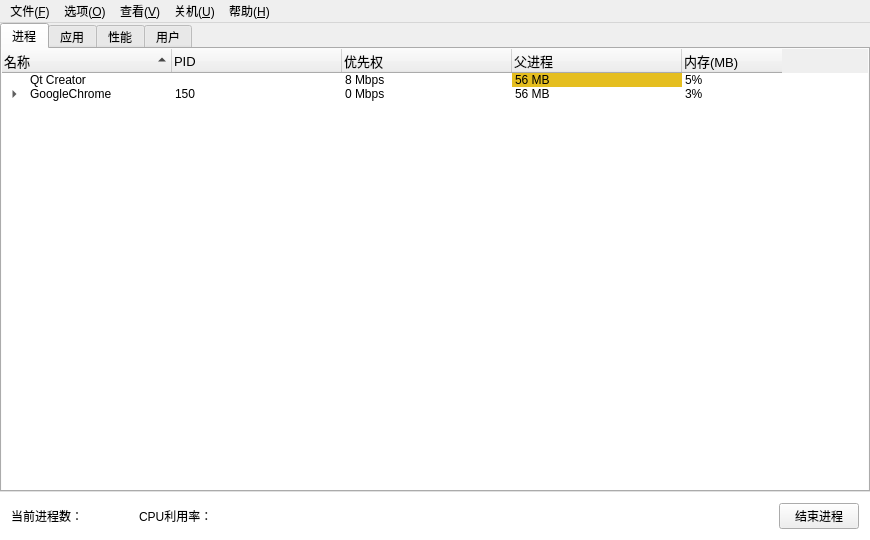
<?xml version="1.0" encoding="UTF-8"?>
<ui version="4.0">
 <class>MainWindow</class>
 <widget class="QMainWindow" name="MainWindow">
  <property name="geometry">
   <rect>
    <x>0</x>
    <y>0</y>
    <width>870</width>
    <height>540</height>
   </rect>
  </property>
  <property name="windowTitle">
   <string>任务管理器---高扬</string>
  </property>
  <widget class="QWidget" name="centralWidget">
   <layout class="QVBoxLayout" name="verticalLayout">
    <property name="spacing">
     <number>0</number>
    </property>
    <property name="leftMargin">
     <number>0</number>
    </property>
    <property name="topMargin">
     <number>0</number>
    </property>
    <property name="rightMargin">
     <number>0</number>
    </property>
    <property name="bottomMargin">
     <number>0</number>
    </property>
    <item>
     <widget class="QTabWidget" name="tabWidget">
      <property name="currentIndex">
       <number>0</number>
      </property>
      <widget class="QWidget" name="proTab">
       <attribute name="title">
        <string>进程</string>
       </attribute>
       <layout class="QGridLayout" name="gridLayout">
        <property name="leftMargin">
         <number>0</number>
        </property>
        <property name="topMargin">
         <number>0</number>
        </property>
        <property name="rightMargin">
         <number>0</number>
        </property>
        <property name="bottomMargin">
         <number>0</number>
        </property>
        <property name="spacing">
         <number>0</number>
        </property>
        <item row="0" column="0">
         <widget class="QTreeWidget" name="proTable">
          <property name="frameShape">
           <enum>QFrame::NoFrame</enum>
          </property>
          <property name="indentation">
           <number>25</number>
          </property>
          <property name="uniformRowHeights">
           <bool>false</bool>
          </property>
          <property name="sortingEnabled">
           <bool>true</bool>
          </property>
          <property name="animated">
           <bool>false</bool>
          </property>
          <property name="allColumnsShowFocus">
           <bool>true</bool>
          </property>
          <property name="wordWrap">
           <bool>false</bool>
          </property>
          <property name="headerHidden">
           <bool>false</bool>
          </property>
          <attribute name="headerVisible">
           <bool>true</bool>
          </attribute>
          <attribute name="headerCascadingSectionResizes">
           <bool>false</bool>
          </attribute>
          <attribute name="headerDefaultSectionSize">
           <number>170</number>
          </attribute>
          <attribute name="headerHighlightSections">
           <bool>false</bool>
          </attribute>
          <attribute name="headerMinimumSectionSize">
           <number>70</number>
          </attribute>
          <attribute name="headerShowSortIndicator" stdset="0">
           <bool>true</bool>
          </attribute>
          <attribute name="headerStretchLastSection">
           <bool>false</bool>
          </attribute>
          <column>
           <property name="text">
            <string>名称</string>
           </property>
           <property name="font">
            <font>
             <pointsize>10</pointsize>
            </font>
           </property>
          </column>
          <column>
           <property name="text">
            <string>PID</string>
           </property>
           <property name="font">
            <font>
             <pointsize>10</pointsize>
            </font>
           </property>
          </column>
          <column>
           <property name="text">
            <string>优先权</string>
           </property>
           <property name="font">
            <font>
             <pointsize>10</pointsize>
            </font>
           </property>
          </column>
          <column>
           <property name="text">
            <string>父进程</string>
           </property>
           <property name="font">
            <font>
             <pointsize>10</pointsize>
            </font>
           </property>
          </column>
          <column>
           <property name="text">
            <string>内存(MB)</string>
           </property>
           <property name="font">
            <font>
             <pointsize>10</pointsize>
            </font>
           </property>
          </column>
          <item>
           <property name="text">
            <string>Qt Creator</string>
           </property>
           <property name="icon">
            <iconset>
             <normaloff>C:/Users/Rancho Turing/Desktop/Small Goal/TIM图片20190308214547.jpg</normaloff>C:/Users/Rancho Turing/Desktop/Small Goal/TIM图片20190308214547.jpg</iconset>
           </property>
           <property name="text">
            <string/>
           </property>
           <property name="text">
            <string>8 Mbps</string>
           </property>
           <property name="background">
            <brush brushstyle="NoBrush">
             <color alpha="255">
              <red>255</red>
              <green>170</green>
              <blue>0</blue>
             </color>
            </brush>
           </property>
           <property name="text">
            <string>56 MB</string>
           </property>
           <property name="background">
            <brush brushstyle="SolidPattern">
             <color alpha="255">
              <red>229</red>
              <green>190</green>
              <blue>31</blue>
             </color>
            </brush>
           </property>
           <property name="text">
            <string>5%</string>
           </property>
          </item>
          <item>
           <property name="text">
            <string>GoogleChrome</string>
           </property>
           <property name="icon">
            <iconset>
             <normaloff>C:/Users/Rancho Turing/Desktop/Small Goal/logo-white.png</normaloff>C:/Users/Rancho Turing/Desktop/Small Goal/logo-white.png</iconset>
           </property>
           <property name="text">
            <string>150</string>
           </property>
           <property name="text">
            <string>0 Mbps</string>
           </property>
           <property name="text">
            <string>56 MB</string>
           </property>
           <property name="text">
            <string>3%</string>
           </property>
           <item>
            <property name="text">
             <string>Google Chrome</string>
            </property>
            <property name="icon">
             <iconset>
              <normaloff>C:/Users/Rancho Turing/Desktop/Small Goal/logo-white.png</normaloff>C:/Users/Rancho Turing/Desktop/Small Goal/logo-white.png</iconset>
            </property>
            <property name="text">
             <string/>
            </property>
            <property name="text">
             <string/>
            </property>
            <property name="text">
             <string/>
            </property>
            <property name="text">
             <string/>
            </property>
           </item>
           <item>
            <property name="text">
             <string>Google Chrome</string>
            </property>
            <property name="icon">
             <iconset>
              <normaloff>C:/Users/Rancho Turing/Desktop/Small Goal/logo-white.png</normaloff>C:/Users/Rancho Turing/Desktop/Small Goal/logo-white.png</iconset>
            </property>
            <property name="text">
             <string/>
            </property>
            <property name="text">
             <string/>
            </property>
            <property name="icon">
             <iconset>
              <normaloff>C:/Users/Rancho Turing/Desktop/Small Goal/logo-white.png</normaloff>C:/Users/Rancho Turing/Desktop/Small Goal/logo-white.png</iconset>
            </property>
            <property name="text">
             <string/>
            </property>
            <property name="text">
             <string/>
            </property>
           </item>
          </item>
         </widget>
        </item>
       </layout>
      </widget>
      <widget class="QWidget" name="appTab">
       <attribute name="title">
        <string>应用</string>
       </attribute>
       <layout class="QGridLayout" name="gridLayout_2">
        <property name="leftMargin">
         <number>0</number>
        </property>
        <property name="topMargin">
         <number>0</number>
        </property>
        <property name="rightMargin">
         <number>0</number>
        </property>
        <property name="bottomMargin">
         <number>0</number>
        </property>
        <item row="0" column="0">
         <widget class="QTreeWidget" name="appTable">
          <property name="frameShape">
           <enum>QFrame::NoFrame</enum>
          </property>
          <property name="sortingEnabled">
           <bool>true</bool>
          </property>
          <column>
           <property name="text">
            <string notr="true">应用名称</string>
           </property>
           <property name="font">
            <font>
             <pointsize>10</pointsize>
            </font>
           </property>
          </column>
         </widget>
        </item>
       </layout>
      </widget>
      <widget class="QWidget" name="perfmTab">
       <attribute name="title">
        <string>性能</string>
       </attribute>
       <layout class="QGridLayout" name="gridLayout_4">
        <item row="0" column="0">
         <widget class="QFrame" name="frame_2">
          <property name="frameShape">
           <enum>QFrame::StyledPanel</enum>
          </property>
          <property name="frameShadow">
           <enum>QFrame::Raised</enum>
          </property>
          <layout class="QGridLayout" name="gridLayout_6">
           <item row="2" column="0">
            <widget class="QGroupBox" name="groupCPU">
             <property name="title">
              <string>CPU   使用</string>
             </property>
             <widget class="QLabel" name="label_13">
              <property name="geometry">
               <rect>
                <x>10</x>
                <y>20</y>
                <width>381</width>
                <height>161</height>
               </rect>
              </property>
              <property name="styleSheet">
               <string notr="true">background-color: rgb(0, 0, 0);</string>
              </property>
              <property name="text">
               <string/>
              </property>
             </widget>
             <widget class="QLabel" name="label_14">
              <property name="geometry">
               <rect>
                <x>220</x>
                <y>90</y>
                <width>61</width>
                <height>41</height>
               </rect>
              </property>
              <property name="palette">
               <palette>
                <active>
                 <colorrole role="WindowText">
                  <brush brushstyle="SolidPattern">
                   <color alpha="255">
                    <red>255</red>
                    <green>255</green>
                    <blue>255</blue>
                   </color>
                  </brush>
                 </colorrole>
                 <colorrole role="Button">
                  <brush brushstyle="SolidPattern">
                   <color alpha="255">
                    <red>0</red>
                    <green>0</green>
                    <blue>0</blue>
                   </color>
                  </brush>
                 </colorrole>
                 <colorrole role="Text">
                  <brush brushstyle="SolidPattern">
                   <color alpha="255">
                    <red>255</red>
                    <green>255</green>
                    <blue>255</blue>
                   </color>
                  </brush>
                 </colorrole>
                 <colorrole role="ButtonText">
                  <brush brushstyle="SolidPattern">
                   <color alpha="255">
                    <red>255</red>
                    <green>255</green>
                    <blue>255</blue>
                   </color>
                  </brush>
                 </colorrole>
                 <colorrole role="Base">
                  <brush brushstyle="SolidPattern">
                   <color alpha="255">
                    <red>0</red>
                    <green>0</green>
                    <blue>0</blue>
                   </color>
                  </brush>
                 </colorrole>
                 <colorrole role="Window">
                  <brush brushstyle="SolidPattern">
                   <color alpha="255">
                    <red>0</red>
                    <green>0</green>
                    <blue>0</blue>
                   </color>
                  </brush>
                 </colorrole>
                 <colorrole role="PlaceholderText">
                  <brush brushstyle="NoBrush">
                   <color alpha="128">
                    <red>255</red>
                    <green>255</green>
                    <blue>255</blue>
                   </color>
                  </brush>
                 </colorrole>
                </active>
                <inactive>
                 <colorrole role="WindowText">
                  <brush brushstyle="SolidPattern">
                   <color alpha="255">
                    <red>255</red>
                    <green>255</green>
                    <blue>255</blue>
                   </color>
                  </brush>
                 </colorrole>
                 <colorrole role="Button">
                  <brush brushstyle="SolidPattern">
                   <color alpha="255">
                    <red>0</red>
                    <green>0</green>
                    <blue>0</blue>
                   </color>
                  </brush>
                 </colorrole>
                 <colorrole role="Text">
                  <brush brushstyle="SolidPattern">
                   <color alpha="255">
                    <red>255</red>
                    <green>255</green>
                    <blue>255</blue>
                   </color>
                  </brush>
                 </colorrole>
                 <colorrole role="ButtonText">
                  <brush brushstyle="SolidPattern">
                   <color alpha="255">
                    <red>255</red>
                    <green>255</green>
                    <blue>255</blue>
                   </color>
                  </brush>
                 </colorrole>
                 <colorrole role="Base">
                  <brush brushstyle="SolidPattern">
                   <color alpha="255">
                    <red>0</red>
                    <green>0</green>
                    <blue>0</blue>
                   </color>
                  </brush>
                 </colorrole>
                 <colorrole role="Window">
                  <brush brushstyle="SolidPattern">
                   <color alpha="255">
                    <red>0</red>
                    <green>0</green>
                    <blue>0</blue>
                   </color>
                  </brush>
                 </colorrole>
                 <colorrole role="PlaceholderText">
                  <brush brushstyle="NoBrush">
                   <color alpha="128">
                    <red>255</red>
                    <green>255</green>
                    <blue>255</blue>
                   </color>
                  </brush>
                 </colorrole>
                </inactive>
                <disabled>
                 <colorrole role="WindowText">
                  <brush brushstyle="SolidPattern">
                   <color alpha="255">
                    <red>255</red>
                    <green>255</green>
                    <blue>255</blue>
                   </color>
                  </brush>
                 </colorrole>
                 <colorrole role="Button">
                  <brush brushstyle="SolidPattern">
                   <color alpha="255">
                    <red>0</red>
                    <green>0</green>
                    <blue>0</blue>
                   </color>
                  </brush>
                 </colorrole>
                 <colorrole role="Text">
                  <brush brushstyle="SolidPattern">
                   <color alpha="255">
                    <red>255</red>
                    <green>255</green>
                    <blue>255</blue>
                   </color>
                  </brush>
                 </colorrole>
                 <colorrole role="ButtonText">
                  <brush brushstyle="SolidPattern">
                   <color alpha="255">
                    <red>255</red>
                    <green>255</green>
                    <blue>255</blue>
                   </color>
                  </brush>
                 </colorrole>
                 <colorrole role="Base">
                  <brush brushstyle="SolidPattern">
                   <color alpha="255">
                    <red>0</red>
                    <green>0</green>
                    <blue>0</blue>
                   </color>
                  </brush>
                 </colorrole>
                 <colorrole role="Window">
                  <brush brushstyle="SolidPattern">
                   <color alpha="255">
                    <red>0</red>
                    <green>0</green>
                    <blue>0</blue>
                   </color>
                  </brush>
                 </colorrole>
                 <colorrole role="PlaceholderText">
                  <brush brushstyle="NoBrush">
                   <color alpha="128">
                    <red>255</red>
                    <green>255</green>
                    <blue>255</blue>
                   </color>
                  </brush>
                 </colorrole>
                </disabled>
               </palette>
              </property>
              <property name="font">
               <font>
                <family>黑体</family>
                <pointsize>14</pointsize>
               </font>
              </property>
              <property name="styleSheet">
               <string notr="true">color: rgb(255, 255, 255);
background-color: rgb(0,0,0);</string>
              </property>
              <property name="text">
               <string/>
              </property>
             </widget>
             <widget class="QLabel" name="label_2">
              <property name="geometry">
               <rect>
                <x>10</x>
                <y>40</y>
                <width>381</width>
                <height>1</height>
               </rect>
              </property>
              <property name="maximumSize">
               <size>
                <width>16777215</width>
                <height>1</height>
               </size>
              </property>
              <property name="styleSheet">
               <string notr="true">
background-color: rgb(0, 255, 0);</string>
              </property>
              <property name="text">
               <string/>
              </property>
             </widget>
             <widget class="QLabel" name="label_15">
              <property name="geometry">
               <rect>
                <x>10</x>
                <y>70</y>
                <width>371</width>
                <height>1</height>
               </rect>
              </property>
              <property name="maximumSize">
               <size>
                <width>16777215</width>
                <height>1</height>
               </size>
              </property>
              <property name="styleSheet">
               <string notr="true">
background-color: rgb(0, 255, 0);</string>
              </property>
              <property name="text">
               <string/>
              </property>
             </widget>
             <widget class="QLabel" name="label_16">
              <property name="geometry">
               <rect>
                <x>40</x>
                <y>20</y>
                <width>1</width>
                <height>101</height>
               </rect>
              </property>
              <property name="maximumSize">
               <size>
                <width>1</width>
                <height>16777215</height>
               </size>
              </property>
              <property name="styleSheet">
               <string notr="true">
background-color: rgb(0, 255, 0);</string>
              </property>
              <property name="text">
               <string/>
              </property>
             </widget>
             <widget class="QLabel" name="label_17">
              <property name="geometry">
               <rect>
                <x>10</x>
                <y>100</y>
                <width>371</width>
                <height>1</height>
               </rect>
              </property>
              <property name="maximumSize">
               <size>
                <width>16777215</width>
                <height>1</height>
               </size>
              </property>
              <property name="styleSheet">
               <string notr="true">color: rgb(255, 255, 255);
background-color: rgb(0, 255, 0);</string>
              </property>
              <property name="text">
               <string/>
              </property>
             </widget>
             <widget class="QLabel" name="label_18">
              <property name="geometry">
               <rect>
                <x>70</x>
                <y>20</y>
                <width>1</width>
                <height>101</height>
               </rect>
              </property>
              <property name="maximumSize">
               <size>
                <width>1</width>
                <height>16777215</height>
               </size>
              </property>
              <property name="styleSheet">
               <string notr="true">
background-color: rgb(0, 255, 0);</string>
              </property>
              <property name="text">
               <string/>
              </property>
             </widget>
             <widget class="QLabel" name="label_19">
              <property name="geometry">
               <rect>
                <x>100</x>
                <y>20</y>
                <width>1</width>
                <height>101</height>
               </rect>
              </property>
              <property name="maximumSize">
               <size>
                <width>1</width>
                <height>16777215</height>
               </size>
              </property>
              <property name="styleSheet">
               <string notr="true">
background-color: rgb(0, 255, 0);</string>
              </property>
              <property name="text">
               <string/>
              </property>
             </widget>
             <widget class="QLabel" name="label_20">
              <property name="geometry">
               <rect>
                <x>130</x>
                <y>20</y>
                <width>1</width>
                <height>101</height>
               </rect>
              </property>
              <property name="maximumSize">
               <size>
                <width>1</width>
                <height>16777215</height>
               </size>
              </property>
              <property name="styleSheet">
               <string notr="true">
background-color: rgb(0, 255, 0);</string>
              </property>
              <property name="text">
               <string/>
              </property>
             </widget>
             <widget class="QLabel" name="label_21">
              <property name="geometry">
               <rect>
                <x>160</x>
                <y>20</y>
                <width>1</width>
                <height>101</height>
               </rect>
              </property>
              <property name="maximumSize">
               <size>
                <width>1</width>
                <height>16777215</height>
               </size>
              </property>
              <property name="styleSheet">
               <string notr="true">
background-color: rgb(0, 255, 0);</string>
              </property>
              <property name="text">
               <string/>
              </property>
             </widget>
             <widget class="QLabel" name="label_23">
              <property name="geometry">
               <rect>
                <x>190</x>
                <y>20</y>
                <width>1</width>
                <height>101</height>
               </rect>
              </property>
              <property name="maximumSize">
               <size>
                <width>1</width>
                <height>16777215</height>
               </size>
              </property>
              <property name="styleSheet">
               <string notr="true">
background-color: rgb(0, 255, 0);</string>
              </property>
              <property name="text">
               <string/>
              </property>
             </widget>
            </widget>
           </item>
           <item row="1" column="0">
            <widget class="QGroupBox" name="groupMem">
             <property name="title">
              <string> 物理内存（MB）</string>
             </property>
             <widget class="QLabel" name="label_51">
              <property name="geometry">
               <rect>
                <x>10</x>
                <y>25</y>
                <width>311</width>
                <height>31</height>
               </rect>
              </property>
              <property name="text">
               <string>TextLabel</string>
              </property>
             </widget>
             <widget class="QLabel" name="label_52">
              <property name="geometry">
               <rect>
                <x>10</x>
                <y>60</y>
                <width>270</width>
                <height>30</height>
               </rect>
              </property>
              <property name="text">
               <string>TextLabel</string>
              </property>
             </widget>
             <widget class="QLabel" name="label_53">
              <property name="geometry">
               <rect>
                <x>10</x>
                <y>95</y>
                <width>270</width>
                <height>30</height>
               </rect>
              </property>
              <property name="text">
               <string>TextLabel</string>
              </property>
             </widget>
            </widget>
           </item>
           <item row="1" column="2">
            <widget class="QGroupBox" name="groupVM">
             <property name="title">
              <string> 虚拟内存（MB）</string>
             </property>
             <widget class="QLabel" name="label_61">
              <property name="geometry">
               <rect>
                <x>20</x>
                <y>40</y>
                <width>370</width>
                <height>30</height>
               </rect>
              </property>
              <property name="text">
               <string>TextLabel</string>
              </property>
             </widget>
             <widget class="QLabel" name="label_62">
              <property name="geometry">
               <rect>
                <x>20</x>
                <y>90</y>
                <width>370</width>
                <height>30</height>
               </rect>
              </property>
              <property name="text">
               <string>TextLabel</string>
              </property>
             </widget>
            </widget>
           </item>
           <item row="2" column="2">
            <widget class="QGroupBox" name="groupNum">
             <property name="title">
              <string> 总数</string>
             </property>
             <widget class="QLabel" name="label_72">
              <property name="geometry">
               <rect>
                <x>20</x>
                <y>90</y>
                <width>370</width>
                <height>30</height>
               </rect>
              </property>
              <property name="text">
               <string>TextLabel</string>
              </property>
             </widget>
             <widget class="QLabel" name="label_71">
              <property name="geometry">
               <rect>
                <x>20</x>
                <y>40</y>
                <width>370</width>
                <height>30</height>
               </rect>
              </property>
              <property name="text">
               <string>TextLabel</string>
              </property>
             </widget>
            </widget>
           </item>
          </layout>
         </widget>
        </item>
       </layout>
      </widget>
      <widget class="QWidget" name="userTab">
       <attribute name="title">
        <string>用户</string>
       </attribute>
       <layout class="QGridLayout" name="gridLayout_3">
        <property name="leftMargin">
         <number>0</number>
        </property>
        <property name="topMargin">
         <number>0</number>
        </property>
        <property name="rightMargin">
         <number>0</number>
        </property>
        <property name="bottomMargin">
         <number>0</number>
        </property>
        <item row="0" column="0">
         <widget class="QTreeWidget" name="userTable">
          <property name="frameShape">
           <enum>QFrame::NoFrame</enum>
          </property>
          <property name="sortingEnabled">
           <bool>true</bool>
          </property>
          <attribute name="headerShowSortIndicator" stdset="0">
           <bool>true</bool>
          </attribute>
          <column>
           <property name="text">
            <string>用户</string>
           </property>
           <property name="font">
            <font>
             <pointsize>10</pointsize>
            </font>
           </property>
          </column>
          <column>
           <property name="text">
            <string>状态/PID</string>
           </property>
           <property name="font">
            <font>
             <pointsize>10</pointsize>
            </font>
           </property>
          </column>
          <column>
           <property name="text">
            <string>优先权</string>
           </property>
           <property name="font">
            <font>
             <pointsize>10</pointsize>
            </font>
           </property>
          </column>
          <column>
           <property name="text">
            <string>父进程</string>
           </property>
           <property name="font">
            <font>
             <pointsize>10</pointsize>
            </font>
           </property>
          </column>
          <column>
           <property name="text">
            <string>内存</string>
           </property>
           <property name="font">
            <font>
             <pointsize>10</pointsize>
            </font>
           </property>
          </column>
          <column>
           <property name="text">
            <string>CPU</string>
           </property>
          </column>
         </widget>
        </item>
       </layout>
      </widget>
     </widget>
    </item>
    <item>
     <widget class="QFrame" name="frame">
      <property name="styleSheet">
       <string notr="true">.QFrame{background-color: rgb(255, 255, 255);}</string>
      </property>
      <property name="frameShape">
       <enum>QFrame::NoFrame</enum>
      </property>
      <property name="frameShadow">
       <enum>QFrame::Raised</enum>
      </property>
      <layout class="QGridLayout" name="gridLayout_5">
       <property name="rightMargin">
        <number>11</number>
       </property>
       <item row="0" column="2">
        <widget class="QLabel" name="CPUCounter">
         <property name="text">
          <string>CPU利用率：</string>
         </property>
        </widget>
       </item>
       <item row="0" column="1">
        <spacer name="horizontalSpacer_2">
         <property name="orientation">
          <enum>Qt::Horizontal</enum>
         </property>
         <property name="sizeType">
          <enum>QSizePolicy::Fixed</enum>
         </property>
         <property name="sizeHint" stdset="0">
          <size>
           <width>50</width>
           <height>20</height>
          </size>
         </property>
        </spacer>
       </item>
       <item row="0" column="0">
        <widget class="QLabel" name="proCounter">
         <property name="text">
          <string>当前进程数：</string>
         </property>
        </widget>
       </item>
       <item row="0" column="4">
        <widget class="QPushButton" name="killPro">
         <property name="text">
          <string>结束进程</string>
         </property>
        </widget>
       </item>
       <item row="0" column="3">
        <spacer name="horizontalSpacer">
         <property name="orientation">
          <enum>Qt::Horizontal</enum>
         </property>
         <property name="sizeHint" stdset="0">
          <size>
           <width>40</width>
           <height>20</height>
          </size>
         </property>
        </spacer>
       </item>
      </layout>
     </widget>
    </item>
   </layout>
  </widget>
  <widget class="QMenuBar" name="menuBar">
   <property name="geometry">
    <rect>
     <x>0</x>
     <y>0</y>
     <width>870</width>
     <height>26</height>
    </rect>
   </property>
   <widget class="QMenu" name="fileMenu">
    <property name="title">
     <string>文件(&amp;F)</string>
    </property>
    <property name="separatorsCollapsible">
     <bool>false</bool>
    </property>
    <addaction name="action_3"/>
    <addaction name="action"/>
   </widget>
   <widget class="QMenu" name="optMenu">
    <property name="title">
     <string>选项(&amp;O)</string>
    </property>
    <addaction name="action_2"/>
   </widget>
   <widget class="QMenu" name="viewMenu">
    <property name="title">
     <string>查看(&amp;V)</string>
    </property>
    <addaction name="action_4"/>
   </widget>
   <widget class="QMenu" name="offMenu">
    <property name="title">
     <string>关机(&amp;U)</string>
    </property>
    <addaction name="action_5"/>
    <addaction name="action_6"/>
    <addaction name="action_8"/>
   </widget>
   <widget class="QMenu" name="menu_5">
    <property name="title">
     <string>帮助(&amp;H)</string>
    </property>
    <addaction name="action_7"/>
   </widget>
   <addaction name="fileMenu"/>
   <addaction name="optMenu"/>
   <addaction name="viewMenu"/>
   <addaction name="offMenu"/>
   <addaction name="menu_5"/>
  </widget>
  <action name="action_3">
   <property name="text">
    <string>运行新任务</string>
   </property>
  </action>
  <action name="action">
   <property name="text">
    <string>退出</string>
   </property>
  </action>
  <action name="action_4">
   <property name="text">
    <string>立即刷新</string>
   </property>
  </action>
  <action name="action_5">
   <property name="text">
    <string>关机</string>
   </property>
  </action>
  <action name="action_6">
   <property name="text">
    <string>注销</string>
   </property>
  </action>
  <action name="action_7">
   <property name="text">
    <string>关于</string>
   </property>
  </action>
  <action name="action_2">
   <property name="checkable">
    <bool>true</bool>
   </property>
   <property name="text">
    <string>窗口置顶</string>
   </property>
  </action>
  <action name="action_8">
   <property name="text">
    <string>重启</string>
   </property>
  </action>
 </widget>
 <layoutdefault spacing="6" margin="11"/>
 <resources/>
 <connections/>
</ui>
